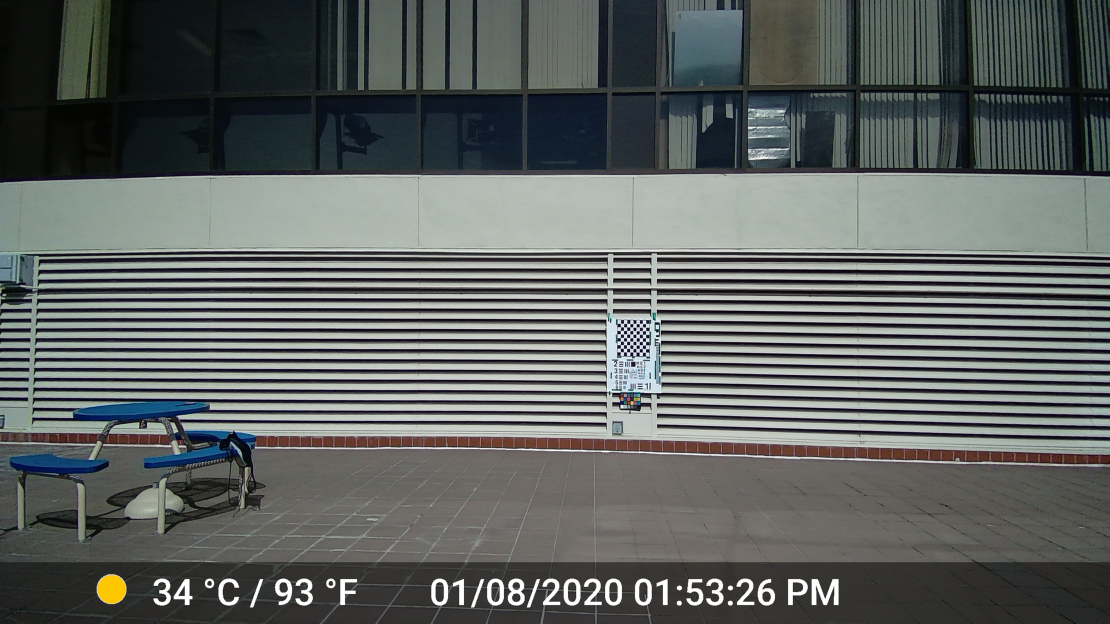
#> input picture images/DSCF0017.JPG, 6656 x 3744 px (shown at 1/6 size)
$ jupyter execute mtf.ipynb   (shell and % lines are left out)
#> lines starting #> are read from the running program, lines starting #| are printed output that depends on the picture; after the words box and inside, x2 and y2 are one past the last pixel; in counts of white or black regions, pixels touching at a corner belong together
[cell 1]
import matplotlib.pyplot as plt
import numpy as np
import cv2

plt.rcParams['figure.dpi'] = 100

[cell 2]
img = cv2.imread("./images/DSCF0017.JPG")
#> img is the input picture: shape (3744, 6656, 3); mean B, G, R 97.3, 99.2, 94.8
img = cv2.cvtColor(img, cv2.COLOR_BGR2GRAY)
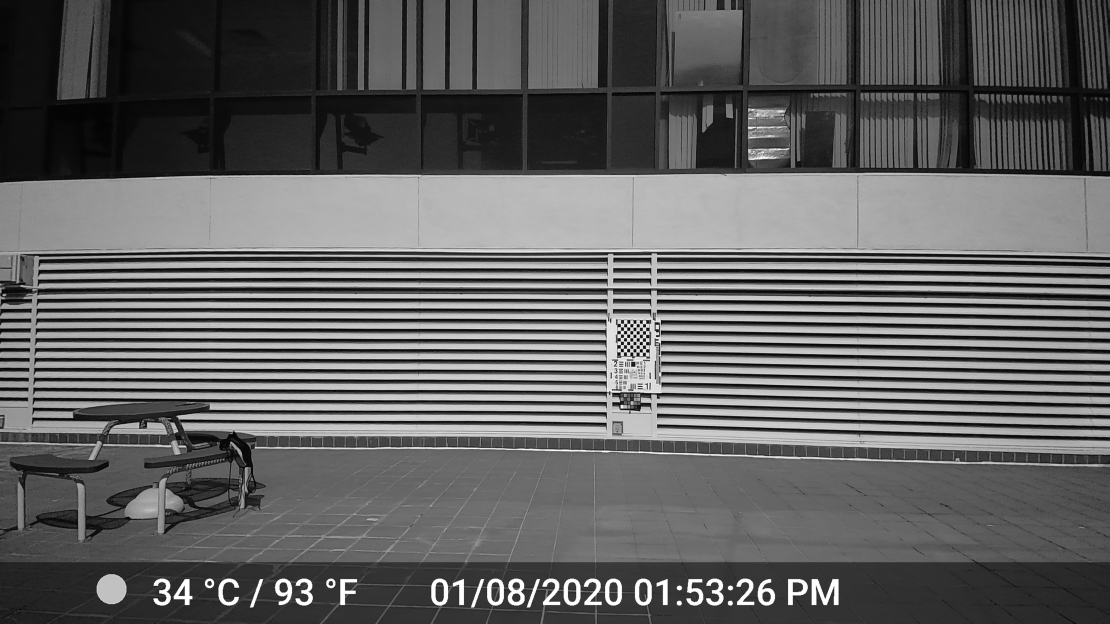
#> img: shape (3744, 6656) (shown at 1/6 size); min 0, max 255, mean 97.7
img = img[2167:2339, 3672:3896]
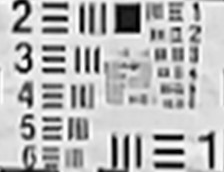
#> img: shape (172, 224); min 1, max 254, mean 184.5
img.shape
plt.imshow(img, cmap=plt.get_cmap('gray') ,vmin=0,vmax=255)

[cell 3]
img_cpy = img.copy()

bar_dims = [
    (138, 165, 160, 175), # 1
    (5, 30, 45, 55),
    (47, 70, 45, 55),
    (85, 105, 45, 55),
    (120, 137, 45, 55),
    (145, 165, 45, 55),
    (5, 20, 175, 180), #2
    (27, 43, 175, 180),
    (50, 60, 175, 180),
    (65, 77, 175, 180),
    (83, 93, 177, 180),
    (100, 108, 177, 180)
]

contrasts = []

for dim in bar_dims:
    img_cpy[dim[0]:dim[1], dim[2]:dim[3]] = 175
    img_sec = img[dim[0]:dim[1], dim[2]:dim[3]]
    img_sec = np.array(img_sec, dtype='int64')
    bar_max = np.mean(np.max(img_sec, axis=0))
    bar_min = np.mean(np.min(img_sec, axis=0))

    contrast_p = (bar_max - bar_min) / (bar_max + bar_min)
    contrasts.append(contrast_p)
#> this loop made 12 passes
#> (bar_max, bar_min, contrast_p) on passes 1 to 12: (253.8, 1.73, 0.986), (246.1, 15.7, 0.88), (249.9, 33.4, 0.764), (213.3, 67.9, 0.517), (222.5, 54.8, 0.605), (219.5, 103.2, 0.36), (170.4, 86.8, 0.325), (177.2, 48, 0.574), (128, 116, 0.0492), (189.8, 119, 0.229), (157.7, 94.67, 0.25), (154.3, 113.3, 0.153)
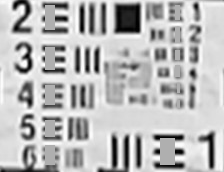
#> img_cpy: shape (172, 224); 4.58% of pixels changed, all inside (x1, y1, x2, y2) = (45, 5, 180, 165)
#> after the loop, contrasts = [0.986, 0.88, 0.764, 0.517, 0.605, 0.36, 0.325, 0.574, 0.0492, 0.229, 0.25, 0.153]

lp_cm = [4]

for _ in range(len(contrasts)-1):
    lp_cm.append(lp_cm[-1] * 1.1225)
#> this loop made 11 passes
#> after the loop, lp_cm = [4, 4.49, 5.04, 5.66, 6.35, 7.13, 8, 8.98, 10.08, 11.32, 12.7, 14.26]

# plt.imshow(img_cpy, cmap=plt.get_cmap('gray') ,vmin=0,vmax=255)

plt.plot(lp_cm, contrasts)
plt.xlabel("lp/cm")
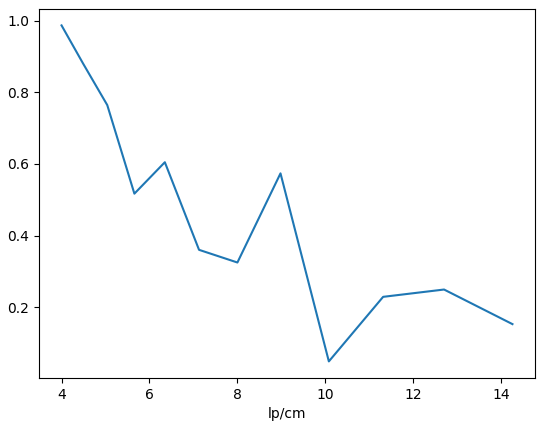
#> figure drawn by matplotlib, 1 panel; curve peaks at x = 4, y = 0.986
